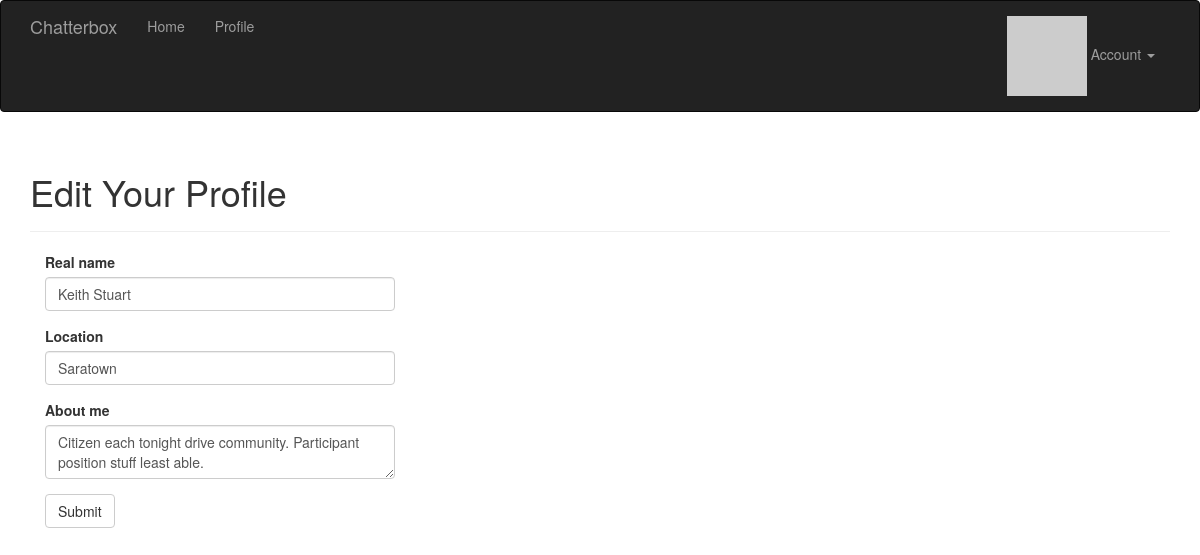
Screenshot of /edit-profile (signed in) with the database file from the repository.
### app/models.py (models this page shows, shortened)
class User(UserMixin, db.Model):
    __tablename__ = 'users'
    id = db.Column(db.Integer, primary_key=True)
    email = db.Column(db.String(64), unique=True, index=True)
    username = db.Column(db.String(64), unique=True, index=True)
    role_id = db.Column(db.Integer, db.ForeignKey('roles.id'))
    password_hash = db.Column(db.String(128))
    confirmed = db.Column(db.Boolean, default=False)
    name = db.Column(db.String(64))
    location = db.Column(db.String(64))
    about_me = db.Column(db.Text())
    member_since = db.Column(db.DateTime(), default=datetime.utcnow)
    last_seen = db.Column(db.DateTime(), default=datetime.utcnow)
    avatar_hash = db.Column(db.String(32))
    posts = db.relationship('Post', backref='author', lazy='dynamic')
    followed = db.relationship('Follow',
                               foreign_keys=[Follow.follower_id],
                               backref=db.backref('follower', lazy='joined'),
                               lazy='dynamic',
                               cascade='all, delete-orphan')
    followers = db.relationship('Follow',
                                foreign_keys=[Follow.followed_id],
                                backref=db.backref('followed', lazy='joined'),
                                lazy='dynamic',
                                cascade='all, delete-orphan')
    comments = db.relationship('Comment', backref='author', lazy='dynamic')
    @property
    def password(self):
        raise AttributeError('password is not a readable attribute')
    def can(self, perm):
        return self.role is not None and self.role.has_permission(perm)
    def ping(self):
        self.last_seen = datetime.utcnow()
        db.session.add(self)
    def gravatar(self, size=100, default='identicon', rating='g'):
        url = 'https://secure.gravatar.com/avatar'
        hash = self.avatar_hash or self.gravatar_hash()
        return '{url}/{hash}?s={size}&d={default}&r={rating}'.format(
            url=url, hash=hash, size=size, default=default, rating=rating)

### app/main/views.py (the view, shortened to what this page needs)
@main.route('/edit-profile', methods=['GET', 'POST'])
@login_required
def edit_profile():
    form = EditProfileForm()
    form.name.data = current_user.name
    form.location.data = current_user.location
    form.about_me.data = current_user.about_me
    return render_template('edit_profile.html', form=form)

### app/main/forms.py
class EditProfileForm(FlaskForm):
    name = StringField('Real name', validators=[Length(0, 64)])
    location = StringField('Location', validators=[Length(0, 64)])
    about_me = TextAreaField('About me')
    submit = SubmitField('Submit')

### app/auth/views.py (called while the page is built)
@auth.before_app_request
def before_request():
    if current_user.is_authenticated:
        current_user.ping()
        if not current_user.confirmed \
                and request.endpoint \
                and request.blueprint != 'auth' \
                and request.endpoint != 'static':
            return redirect(url_for('auth.unconfirmed'))

### app/main/__init__.py (called while the page is built)
@main.app_context_processor
def inject_permissions():
    return dict(Permission=Permission)

### app/main/views.py (called while the page is built)
@main.after_app_request
def after_request(response):
    for query in get_debug_queries():
        if query.duration >= current_app.config['FLASKY_SLOW_DB_QUERY_TIME']:
            current_app.logger.warning(
                'Slow query: %s\nParameters: %s\nDuration: %fs\nContext: %s\n'
                % (query.statement, query.parameters, query.duration,
                   query.context))
    return response

### app/models.py (called while the page is built)
@login_manager.user_loader
def load_user(user_id):
    return User.query.get(int(user_id))

    def has_permission(self, perm):
        return self.permissions & perm == perm

### app/templates/edit_profile.html (shortened to what this page needs)
{% extends "base.html" %}
{% import "bootstrap/wtf.html" as wtf %}
{% block page_content %}
<div class="page-header">
    <h1>Edit Your Profile</h1>
</div>
<div class="col-md-4">
    {{ wtf.quick_form(form) }}
</div>
{% endblock %}

### rows the page displays
User: name "Keith Stuart", location "Saratown", about_me "Citizen each tonight drive community. Participant position stuff least able."
